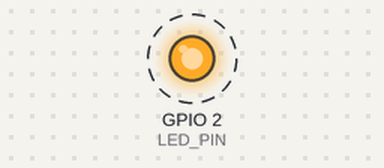
Bench run of a sketch on a simulated ESP32. Shown: output pins drawn as LEDs (lit = HIGH). Dashed ring = blinking. What the sketch prints to the serial monitor is not drawn.

Above: at 0.2 s.
Timing chart, 0 to 3.0 s (numbered marks = the images above):
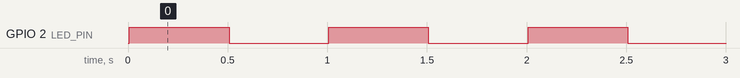

Measured:
- by itself, GPIO 2 (LED_PIN): alternates HIGH for 0.50 s and LOW for 0.50 s

The sketch:

sketch.ino
```cpp
/*
 * CPU Usage - CPU Usage Monitoring
 *
 * Konsep: Memantau penggunaan CPU
 *
 * Komponen:
 * - LED (D2)
 *
 * Pinout:
 * - LED -> GPIO 2
 */

#include <esp_task.h>

const int LED_PIN = 2;

// CPU usage monitoring
typedef struct {
  float cpu_usage;
  unsigned long total_time;
  unsigned long idle_time;
} cpu_stats_t;

void setup() {
  Serial.begin(115200);
  pinMode(LED_PIN, OUTPUT);

  Serial.println("CPU Usage Monitoring Demo Started");

  // Create tasks with different CPU loads
  xTaskCreate(
    heavyTask,
    "Heavy Task",
    4096,
    NULL,
    1,
    NULL
  );

  xTaskCreate(
    lightTask,
    "Light Task",
    2048,
    NULL,
    1,
    NULL
  );

  Serial.println("Tasks created");
}

void loop() {
  // Monitor CPU usage
  monitorCPUUsage();

  delay(2000);
}

void heavyTask(void* parameter) {
  while (1) {
    // Heavy computation
    volatile int result = 0;
    for (int i = 0; i < 10000; i++) {
      result += i * i;
    }

    vTaskDelay(10 / portTICK_PERIOD_MS);
  }
}

void lightTask(void* parameter) {
  while (1) {
    // Light work
    digitalWrite(LED_PIN, !digitalRead(LED_PIN));
    vTaskDelay(500 / portTICK_PERIOD_MS);
  }
}

void monitorCPUUsage() {
  // Get task statistics
  TaskStatus_t* taskStatusArray;
  UBaseType_t taskCount = uxTaskGetNumberOfTasks();

  taskStatusArray = (TaskStatus_t*)malloc(taskCount * sizeof(TaskStatus_t));

  if (taskStatusArray != NULL) {
    // Get task states
    UBaseType_t arraySize = uxTaskGetSystemState(taskStatusArray, taskCount, NULL);

    unsigned long totalCPU = 0;

    Serial.println("\n=== CPU Usage Report ===");
    Serial.println("Task Name\t\tCPU Usage\tState");

    for (int i = 0; i < arraySize; i++) {
      TaskStatus_t task = taskStatusArray[i];

      // Calculate CPU usage
      float cpuUsage = (float)task.ulRunTimeCounter / configTICK_RATE_HZ * 100;
      totalCPU += cpuUsage;

      // Print task info
      Serial.print(task.pcTaskName);
      Serial.print("\t\t");
      Serial.print(cpuUsage, 1);
      Serial.print("%\t\t");
      Serial.println(task.eCurrentState);
    }

    // Show idle task usage
    float idleCPU = 100.0 - totalCPU;
    if (idleCPU < 0) idleCPU = 0;

    Serial.println("------------------------");
    Serial.print("Idle CPU: ");
    Serial.print(idleCPU, 1);
    Serial.println("%");

    free(taskStatusArray);
  }
}
```
